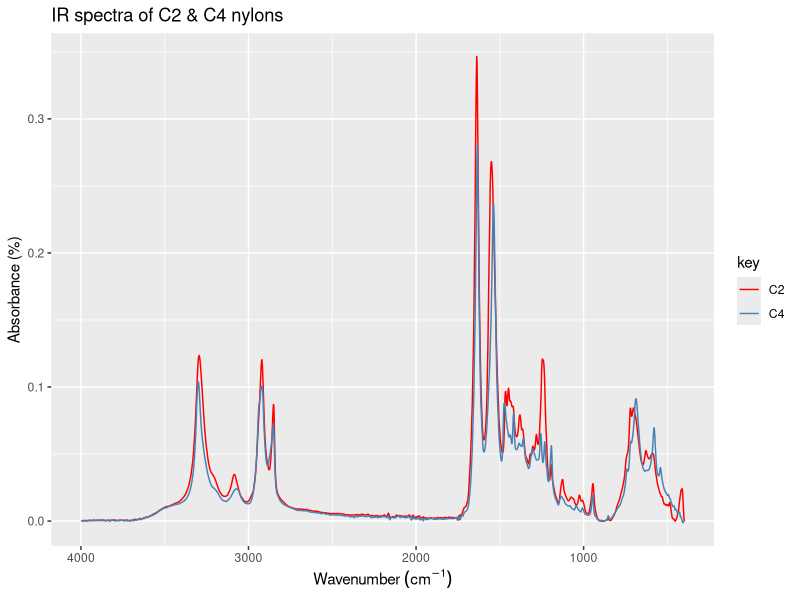
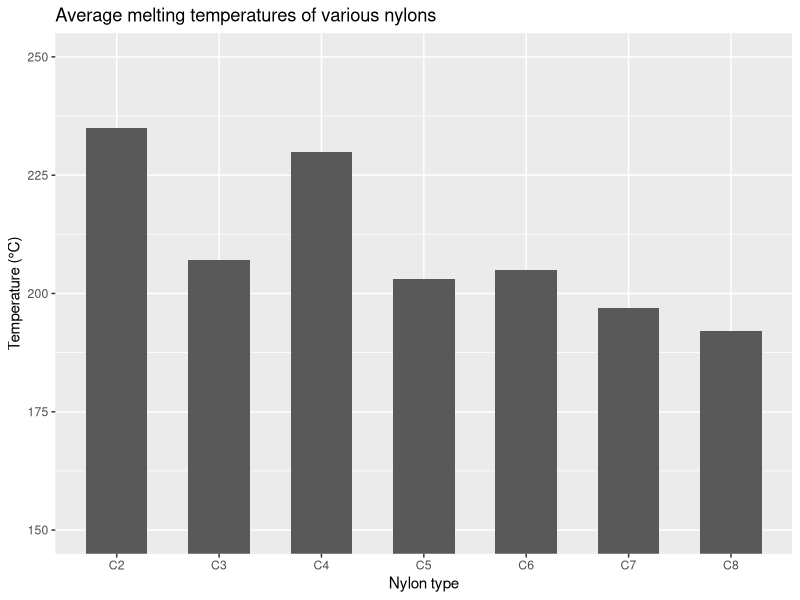

The R script that drew these images, in order:
## ---- chunk 1
knitr::opts_chunk$set(echo = TRUE)
## ---- chunk 2
library(ggplot2)
library(dplyr)

chem_data <- read.csv("Chem data.csv")

ggplot(data=chem_data, mapping=aes(x=wavelength))+
  geom_line(aes(y=absorbance2, color="red"))+
  geom_line(aes(y=absorbance4, color="steelblue"))+
  scale_x_reverse()+
  scale_color_identity(name = c("key"),
                       breaks = c("red", "steelblue"),
                       labels = c("C2", "C4"),
                       guide = "legend")+
  labs(x=('Wavenumber'~(cm^-1)), y = "Absorbance (%)", title="IR spectra of C2 & C4 nylons")
## ---- chunk 3
melting <- tibble(
  nylon = c("C2","C3","C4","C5","C6","C7","C8"),
  melting_temp = c(235,207,230,203,205,197,192)
)

ggplot(data=melting, mapping=aes(x=nylon, y=melting_temp))+
  geom_col(width=.6)+
  coord_cartesian(ylim = c(150, 250))+
  labs(x="Nylon type", y="Temperature (°C)", title="Average melting temperatures of various nylons")
